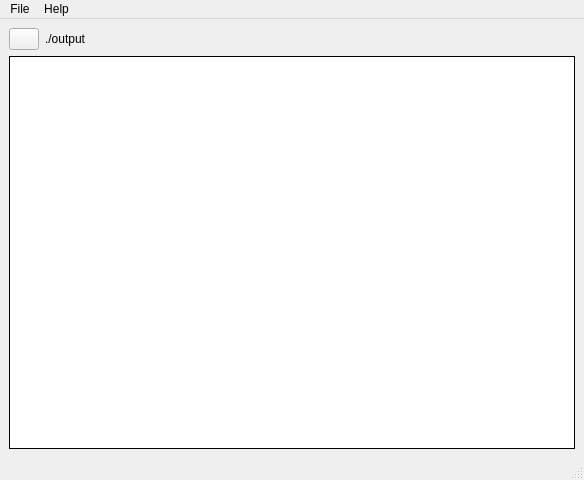
<?xml version="1.0" encoding="UTF-8"?>
<ui version="4.0">
 <class>MainWindow</class>
 <widget class="QMainWindow" name="MainWindow">
  <property name="geometry">
   <rect>
    <x>0</x>
    <y>0</y>
    <width>584</width>
    <height>480</height>
   </rect>
  </property>
  <property name="windowTitle">
   <string>paramsynth</string>
  </property>
  <property name="toolTip">
   <string notr="true"/>
  </property>
  <widget class="QWidget" name="centralwidget">
   <layout class="QVBoxLayout" name="verticalLayout">
    <item>
     <layout class="QHBoxLayout" name="horizontalLayout">
      <item>
       <widget class="QPushButton" name="refreshButton">
        <property name="maximumSize">
         <size>
          <width>30</width>
          <height>30</height>
         </size>
        </property>
        <property name="text">
         <string/>
        </property>
        <property name="icon">
         <iconset theme="view-refresh">
          <normaloff/>
         </iconset>
        </property>
        <property name="autoRepeatDelay">
         <number>301</number>
        </property>
       </widget>
      </item>
      <item>
       <widget class="QLabel" name="filePathLabel">
        <property name="text">
         <string>./output</string>
        </property>
       </widget>
      </item>
      <item>
       <spacer name="horizontalSpacer">
        <property name="orientation">
         <enum>Qt::Horizontal</enum>
        </property>
        <property name="sizeHint" stdset="0">
         <size>
          <width>40</width>
          <height>20</height>
         </size>
        </property>
       </spacer>
      </item>
      <item>
       <widget class="QLabel" name="icon">
        <property name="text">
         <string/>
        </property>
        <property name="pixmap">
         <pixmap>../build-paramsynthgui-Desktop-Debug/Space-Plant-icon.png</pixmap>
        </property>
       </widget>
      </item>
     </layout>
    </item>
    <item>
     <widget class="QTableView" name="tableView">
      <property name="frameShape">
       <enum>QFrame::Panel</enum>
      </property>
      <property name="frameShadow">
       <enum>QFrame::Plain</enum>
      </property>
      <property name="lineWidth">
       <number>1</number>
      </property>
      <property name="midLineWidth">
       <number>1</number>
      </property>
      <property name="alternatingRowColors">
       <bool>false</bool>
      </property>
      <property name="selectionMode">
       <enum>QAbstractItemView::NoSelection</enum>
      </property>
      <property name="selectionBehavior">
       <enum>QAbstractItemView::SelectRows</enum>
      </property>
      <property name="gridStyle">
       <enum>Qt::SolidLine</enum>
      </property>
      <property name="sortingEnabled">
       <bool>false</bool>
      </property>
      <property name="wordWrap">
       <bool>true</bool>
      </property>
      <property name="cornerButtonEnabled">
       <bool>false</bool>
      </property>
      <attribute name="horizontalHeaderCascadingSectionResizes">
       <bool>true</bool>
      </attribute>
      <attribute name="horizontalHeaderHighlightSections">
       <bool>false</bool>
      </attribute>
      <attribute name="horizontalHeaderStretchLastSection">
       <bool>true</bool>
      </attribute>
      <attribute name="verticalHeaderShowSortIndicator" stdset="0">
       <bool>false</bool>
      </attribute>
      <attribute name="verticalHeaderStretchLastSection">
       <bool>false</bool>
      </attribute>
     </widget>
    </item>
   </layout>
  </widget>
  <widget class="QMenuBar" name="menubar">
   <property name="geometry">
    <rect>
     <x>0</x>
     <y>0</y>
     <width>584</width>
     <height>20</height>
    </rect>
   </property>
   <property name="nativeMenuBar">
    <bool>true</bool>
   </property>
   <widget class="QMenu" name="menuFile">
    <property name="title">
     <string>File</string>
    </property>
    <addaction name="actionSubmit_a_new_job"/>
    <addaction name="separator"/>
    <addaction name="actionQuit"/>
   </widget>
   <widget class="QMenu" name="menuAbout">
    <property name="title">
     <string>Help</string>
    </property>
    <addaction name="actionAbout"/>
   </widget>
   <addaction name="menuFile"/>
   <addaction name="menuAbout"/>
  </widget>
  <widget class="QStatusBar" name="statusbar"/>
  <action name="actionAbout">
   <property name="icon">
    <iconset theme="help-about">
     <normaloff/>
    </iconset>
   </property>
   <property name="text">
    <string>About</string>
   </property>
  </action>
  <action name="actionQuit">
   <property name="icon">
    <iconset theme="application-exit">
     <normaloff/>
    </iconset>
   </property>
   <property name="text">
    <string>Quit</string>
   </property>
   <property name="shortcut">
    <string>Ctrl+Q</string>
   </property>
   <property name="iconVisibleInMenu">
    <bool>true</bool>
   </property>
  </action>
  <action name="actionSubmit_a_new_job">
   <property name="icon">
    <iconset theme="document-new">
     <normaloff/>
    </iconset>
   </property>
   <property name="text">
    <string>Start a new job</string>
   </property>
   <property name="shortcut">
    <string>Ctrl+N</string>
   </property>
  </action>
 </widget>
 <resources/>
 <connections/>
</ui>
